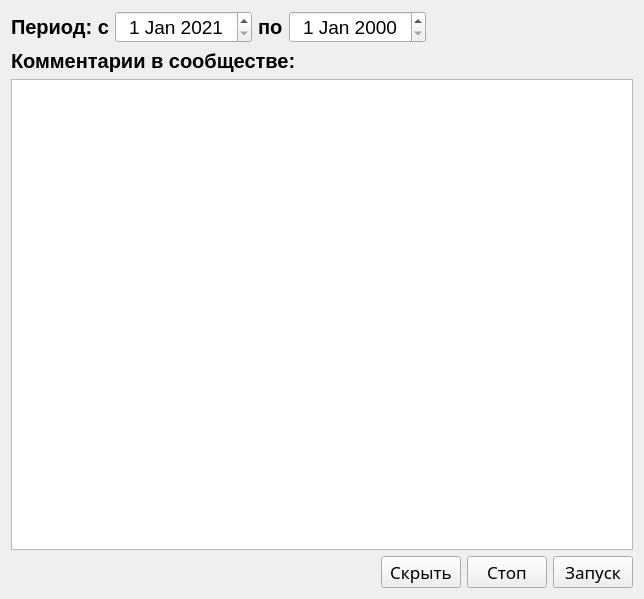
<?xml version="1.0" encoding="UTF-8"?>
<ui version="4.0">
 <class>Form</class>
 <widget class="QWidget" name="Form">
  <property name="geometry">
   <rect>
    <x>0</x>
    <y>0</y>
    <width>644</width>
    <height>599</height>
   </rect>
  </property>
  <property name="minimumSize">
   <size>
    <width>644</width>
    <height>599</height>
   </size>
  </property>
  <property name="windowTitle">
   <string>Form</string>
  </property>
  <layout class="QGridLayout" name="gridLayout">
   <item row="2" column="0">
    <widget class="QTextEdit" name="comm_info">
     <property name="font">
      <font>
       <pointsize>19</pointsize>
      </font>
     </property>
     <property name="readOnly">
      <bool>true</bool>
     </property>
    </widget>
   </item>
   <item row="1" column="0">
    <layout class="QHBoxLayout" name="horizontalLayout_2">
     <item>
      <widget class="QLabel" name="subscrTitle">
       <property name="sizePolicy">
        <sizepolicy hsizetype="Fixed" vsizetype="Fixed">
         <horstretch>0</horstretch>
         <verstretch>0</verstretch>
        </sizepolicy>
       </property>
       <property name="font">
        <font>
         <family>Arial</family>
         <pointsize>15</pointsize>
         <weight>75</weight>
         <bold>true</bold>
        </font>
       </property>
       <property name="text">
        <string>Комментарии в сообществе:</string>
       </property>
      </widget>
     </item>
     <item>
      <widget class="QLabel" name="error_msg">
       <property name="sizePolicy">
        <sizepolicy hsizetype="Minimum" vsizetype="Fixed">
         <horstretch>0</horstretch>
         <verstretch>0</verstretch>
        </sizepolicy>
       </property>
       <property name="font">
        <font>
         <family>Arial</family>
         <pointsize>15</pointsize>
        </font>
       </property>
       <property name="text">
        <string/>
       </property>
      </widget>
     </item>
    </layout>
   </item>
   <item row="0" column="0">
    <layout class="QHBoxLayout" name="horizontalLayout_3">
     <property name="spacing">
      <number>6</number>
     </property>
     <item>
      <widget class="QLabel" name="label">
       <property name="sizePolicy">
        <sizepolicy hsizetype="Fixed" vsizetype="Preferred">
         <horstretch>0</horstretch>
         <verstretch>0</verstretch>
        </sizepolicy>
       </property>
       <property name="font">
        <font>
         <family>Arial</family>
         <pointsize>15</pointsize>
         <weight>75</weight>
         <bold>true</bold>
        </font>
       </property>
       <property name="text">
        <string>Период: с</string>
       </property>
      </widget>
     </item>
     <item>
      <widget class="QDateEdit" name="old_date">
       <property name="sizePolicy">
        <sizepolicy hsizetype="Fixed" vsizetype="Fixed">
         <horstretch>0</horstretch>
         <verstretch>0</verstretch>
        </sizepolicy>
       </property>
       <property name="font">
        <font>
         <pointsize>14</pointsize>
        </font>
       </property>
       <property name="alignment">
        <set>Qt::AlignCenter</set>
       </property>
       <property name="minimumDate">
        <date>
         <year>2021</year>
         <month>1</month>
         <day>1</day>
        </date>
       </property>
       <property name="calendarPopup">
        <bool>false</bool>
       </property>
      </widget>
     </item>
     <item>
      <widget class="QLabel" name="label_2">
       <property name="sizePolicy">
        <sizepolicy hsizetype="Fixed" vsizetype="Preferred">
         <horstretch>0</horstretch>
         <verstretch>0</verstretch>
        </sizepolicy>
       </property>
       <property name="font">
        <font>
         <family>Arial</family>
         <pointsize>15</pointsize>
         <weight>75</weight>
         <bold>true</bold>
        </font>
       </property>
       <property name="text">
        <string>по</string>
       </property>
      </widget>
     </item>
     <item>
      <widget class="QDateEdit" name="cur_date">
       <property name="sizePolicy">
        <sizepolicy hsizetype="Fixed" vsizetype="Fixed">
         <horstretch>0</horstretch>
         <verstretch>0</verstretch>
        </sizepolicy>
       </property>
       <property name="font">
        <font>
         <pointsize>14</pointsize>
        </font>
       </property>
       <property name="alignment">
        <set>Qt::AlignCenter</set>
       </property>
      </widget>
     </item>
     <item>
      <spacer name="horizontalSpacer_2">
       <property name="orientation">
        <enum>Qt::Horizontal</enum>
       </property>
       <property name="sizeHint" stdset="0">
        <size>
         <width>40</width>
         <height>20</height>
        </size>
       </property>
      </spacer>
     </item>
    </layout>
   </item>
   <item row="3" column="0">
    <layout class="QHBoxLayout" name="horizontalLayout">
     <item>
      <spacer name="horizontalSpacer">
       <property name="orientation">
        <enum>Qt::Horizontal</enum>
       </property>
       <property name="sizeHint" stdset="0">
        <size>
         <width>40</width>
         <height>20</height>
        </size>
       </property>
      </spacer>
     </item>
     <item>
      <widget class="QPushButton" name="back_btn">
       <property name="sizePolicy">
        <sizepolicy hsizetype="Fixed" vsizetype="Fixed">
         <horstretch>0</horstretch>
         <verstretch>0</verstretch>
        </sizepolicy>
       </property>
       <property name="font">
        <font>
         <family>Apple Symbols</family>
         <pointsize>13</pointsize>
         <weight>50</weight>
         <bold>false</bold>
        </font>
       </property>
       <property name="text">
        <string>Скрыть</string>
       </property>
       <property name="shortcut">
        <string>Esc</string>
       </property>
      </widget>
     </item>
     <item>
      <widget class="QPushButton" name="pause_btn">
       <property name="sizePolicy">
        <sizepolicy hsizetype="Fixed" vsizetype="Fixed">
         <horstretch>0</horstretch>
         <verstretch>0</verstretch>
        </sizepolicy>
       </property>
       <property name="font">
        <font>
         <family>Apple Symbols</family>
         <pointsize>13</pointsize>
         <weight>50</weight>
         <bold>false</bold>
        </font>
       </property>
       <property name="text">
        <string>Стоп</string>
       </property>
      </widget>
     </item>
     <item>
      <widget class="QPushButton" name="update_info">
       <property name="sizePolicy">
        <sizepolicy hsizetype="Fixed" vsizetype="Fixed">
         <horstretch>0</horstretch>
         <verstretch>0</verstretch>
        </sizepolicy>
       </property>
       <property name="font">
        <font>
         <family>Apple Symbols</family>
         <pointsize>13</pointsize>
         <weight>50</weight>
         <bold>false</bold>
        </font>
       </property>
       <property name="text">
        <string>Запуск</string>
       </property>
       <property name="shortcut">
        <string>Return</string>
       </property>
      </widget>
     </item>
    </layout>
   </item>
  </layout>
 </widget>
 <resources/>
 <connections/>
</ui>
